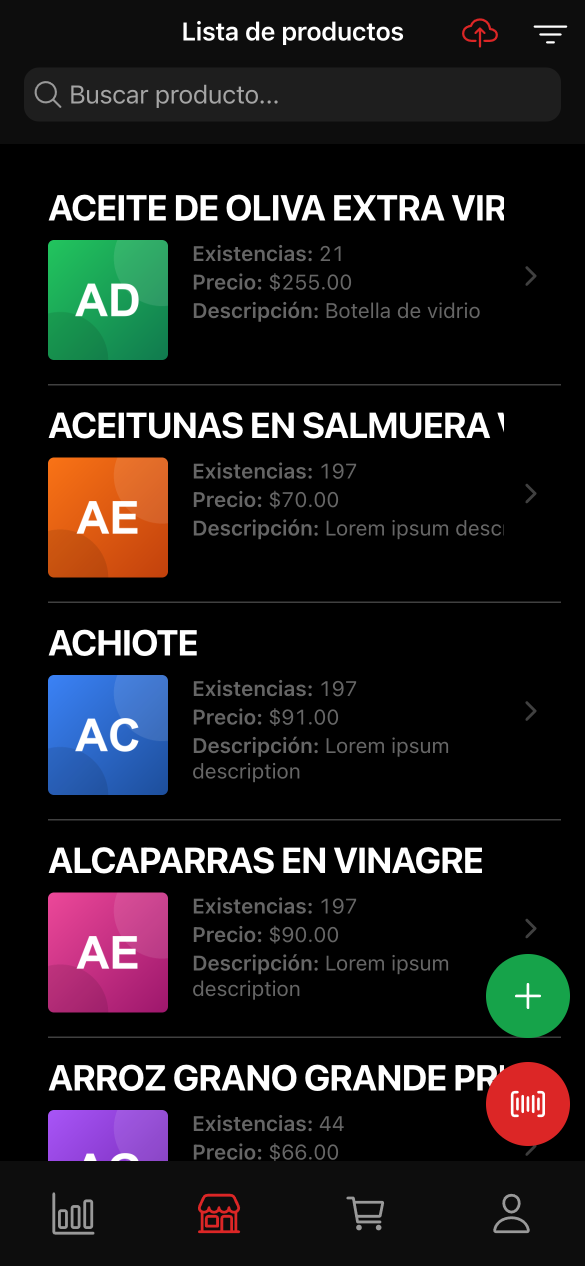
#> input picture promo/screenshots/01-productos.png, 1170 x 2532 px, found by its file name (shown at 1/2 size); its folder holds 4 pictures in this run
$ python promo.py
#> lines starting #> are read from the running program, lines starting #| are printed output that depends on the picture; after the words box and inside, x2 and y2 are one past the last pixel; in counts of white or black regions, pixels touching at a corner belong together
"""Genera material promocional (Play Store + GitHub) a partir de capturas reales."""
import math
import os

from PIL import Image, ImageDraw, ImageFilter, ImageFont

HERE = os.path.dirname(os.path.abspath(__file__))
SHOTS = os.path.join(HERE, "shots")
ICON = "/Users/feliperamirez/Documents/projects/POS/POS_APP/assets/icon.png"
OUT = os.environ.get("PROMO_OUT", os.path.join(HERE, "promo"))

FONT_TTC = "/System/Library/Fonts/Avenir Next.ttc"
BOLD, DEMI, MEDIUM, REGULAR = 0, 2, 5, 7


def font(size, face=BOLD):
    return ImageFont.truetype(FONT_TTC, size, index=face)


# Paleta tomada del ícono de la app (toldo coral + fachada slate)
CORAL = (233, 78, 60)
CORAL_HI = (246, 124, 96)
SLATE = (63, 92, 116)
INK = (9, 13, 22)
INK_2 = (22, 30, 48)
WHITE = (255, 255, 255)
MUTED = (163, 178, 199)


# --------------------------------------------------------------------------- utilidades


def rounded_mask(size, radius, supersample=4):
    w, h = size
    m = Image.new("L", (w * supersample, h * supersample), 0)
    ImageDraw.Draw(m).rounded_rectangle(
        [0, 0, w * supersample - 1, h * supersample - 1], radius=radius * supersample, fill=255
    )
    return m.resize((w, h), Image.LANCZOS)


def shadow(layer, blur=40, spread=0, color=(0, 0, 0, 170), offset=(0, 24)):
    """Sombra suave derivada del canal alfa de `layer`."""
    a = layer.split()[-1]
    if spread:
        a = a.filter(ImageFilter.MaxFilter(spread * 2 + 1))
    s = Image.new("RGBA", layer.size, color)
    s.putalpha(a)
    pad = blur * 3
    canvas = Image.new("RGBA", (layer.width + pad * 2, layer.height + pad * 2), (0, 0, 0, 0))
    canvas.paste(s, (pad + offset[0], pad + offset[1]), s)
    return canvas.filter(ImageFilter.GaussianBlur(blur)), pad


def linear_gradient(size, top, bottom, angle=90):
    """Degradado lineal; angle 90 = vertical, 0 = horizontal."""
    w, h = size
    base = Image.new("RGB", (w, h))
    px = base.load()
    rad = math.radians(angle)
    dx, dy = math.cos(rad), math.sin(rad)
    denom = abs(dx) * w + abs(dy) * h or 1
    for y in range(h):
        for x in range(w):
            t = (x * dx + y * dy) / denom
            t = min(1.0, max(0.0, t if (dx >= 0 and dy >= 0) else t + 1))
            px[x, y] = tuple(round(top[i] + (bottom[i] - top[i]) * t) for i in range(3))
    return base


def glow(canvas, center, radius, color, alpha=90):
    """Mancha de luz radial sobre el fondo."""
    layer = Image.new("RGBA", canvas.size, (0, 0, 0, 0))
    d = ImageDraw.Draw(layer)
    d.ellipse(
        [center[0] - radius, center[1] - radius, center[0] + radius, center[1] + radius],
        fill=color + (alpha,),
    )
    layer = layer.filter(ImageFilter.GaussianBlur(radius * 0.55))
    canvas.alpha_composite(layer)


def background(size, tilt=False):
    bg = linear_gradient(size, (13, 18, 30), (7, 10, 18), angle=90).convert("RGBA")
    w, h = size
    glow(bg, (w * 0.18, h * 0.08), int(min(w, h) * 0.55), CORAL, 60)
    glow(bg, (w * 0.92, h * 0.85), int(min(w, h) * 0.6), SLATE, 80)
    glow(bg, (w * 0.75, h * 0.05), int(min(w, h) * 0.3), (130, 49, 211), 45)
    return bg


# [15 lines left out: functions text, _tracked, not called in this run]


# --------------------------------------------------------------------------- mockup


def device(shot_path, width, radius_ratio=0.085, bezel_ratio=0.028):
    """Envuelve una captura en un marco de teléfono con bisel y notch."""
    shot = Image.open(shot_path).convert("RGB")
    bezel = max(2, round(width * bezel_ratio))
    inner_w = width - bezel * 2
    inner_h = round(inner_w * shot.height / shot.width)
    shot = shot.resize((inner_w, inner_h), Image.LANCZOS)

    height = inner_h + bezel * 2
    radius = round(width * radius_ratio)

    frame = Image.new("RGBA", (width, height), (0, 0, 0, 0))
    body = Image.new("RGBA", (width, height), (16, 18, 26, 255))
    body.putalpha(rounded_mask((width, height), radius))
    frame.alpha_composite(body)

    screen = Image.new("RGBA", (inner_w, inner_h))
    screen.paste(shot)
    screen.putalpha(rounded_mask((inner_w, inner_h), max(1, radius - bezel)))
    frame.alpha_composite(screen, (bezel, bezel))

    # borde superior brillante que da sensación de vidrio
    edge = Image.new("RGBA", (width, height), (0, 0, 0, 0))
    ed = ImageDraw.Draw(edge)
    ed.rounded_rectangle([0, 0, width - 1, height - 1], radius=radius, outline=(255, 255, 255, 46), width=max(2, bezel // 3))
    frame.alpha_composite(edge)

    return frame


def place(canvas, layer, xy, blur=46, offset=(0, 26), alpha=185):
    sh, pad = shadow(layer, blur=blur, color=(0, 0, 0, alpha), offset=offset)
    canvas.alpha_composite(sh, (xy[0] - pad, xy[1] - pad))
    canvas.alpha_composite(layer, xy)


def wrap(draw, s, f, max_w):
    words, lines, cur = s.split(), [], ""
    for w in words:
        probe = (cur + " " + w).strip()
        if draw.textlength(probe, font=f) <= max_w or not cur:
            cur = probe
        else:
            lines.append(cur)
            cur = w
    if cur:
        lines.append(cur)
    return lines


# [9 lines left out: function badge, not called in this run]


def app_icon(size):
    ic = Image.open(ICON).convert("RGBA")
    return ic.resize((size, size), Image.LANCZOS)


# --------------------------------------------------------------------------- piezas

SCREENS = [
    ("01-productos", "Tu inventario,\nsiempre a la mano", "Busca, filtra y controla existencias en segundos"),
    ("02-agregar-al-carrito", "Vende con\nun solo gesto", "Desliza el producto y ya está en el carrito"),
    ("03-carrito", "Cobra rápido,\nsin errores", "Totales automáticos y control de stock en vivo"),
    ("04-historial", "Todas tus ventas\nen un historial", "Consulta cada orden con su total y su fecha"),
    ("06-detalle-venta", "El detalle de\ncada venta", "Productos, cantidades y subtotales al instante"),
    ("05-perfil", "Tu negocio,\na tu manera", "Tema claro u oscuro y tres idiomas disponibles"),
]


def play_screenshot(idx, key, headline, sub):
    W, H = 1080, 1920
    bg = background((W, H))
    d = ImageDraw.Draw(bg)

    f_head = font(72, BOLD)
    f_sub = font(36, MEDIUM)

    y = 112
    for line in headline.split("\n"):
        d.text((W // 2, y), line, font=f_head, fill=WHITE, anchor="ma")
        y += 88
    y += 16
    for line in wrap(d, sub, f_sub, W - 220):
        d.text((W // 2, y), line, font=f_sub, fill=MUTED, anchor="ma")
        y += 50

    # el teléfono entra completo: así la barra de pestañas queda visible
    top = y + 66
    phone = device(os.path.join(SHOTS, f"{key}.png"), 690)
    top = min(top, H - 56 - phone.height)
    place(bg, phone, ((W - phone.width) // 2, top), blur=60, offset=(0, 34), alpha=200)

    # línea de acento inferior
    d.rectangle([0, H - 10, W, H], fill=CORAL)
    out = os.path.join(OUT, "playstore", f"screenshot-{idx:02d}-{key.split('-', 1)[1]}.png")
    bg.convert("RGB").save(out, optimize=True)
    print("  ", os.path.relpath(out, OUT))


# [107 lines left out: functions feature_graphic, github_banner, github_hero, store_icon, not called in this run]


if __name__ == "__main__":
    for sub in ("playstore", "github", "screenshots"):
        os.makedirs(os.path.join(OUT, sub), exist_ok=True)

    print("Play Store:")
    for i, (key, head, sub) in enumerate(SCREENS, start=1):
        play_screenshot(i, key, head, sub)
#> in linear_gradient, `base = Image.new("RGB", (w, h))`: base: PIL image 1080x1920 RGB; every value is 0
#> in glow, `layer = Image.new("RGBA", canvas.size, (0, 0, 0, 0))`: layer: PIL image 1080x1920 RGBA; every value is 0
#> call 3 of glow, with center = (810, 96), radius = 324, color = (130, 49, 211), alpha = 45
#> in glow (call 3), `layer = layer.filter(ImageFilter.GaussianBlur(radius * 0.55))`:
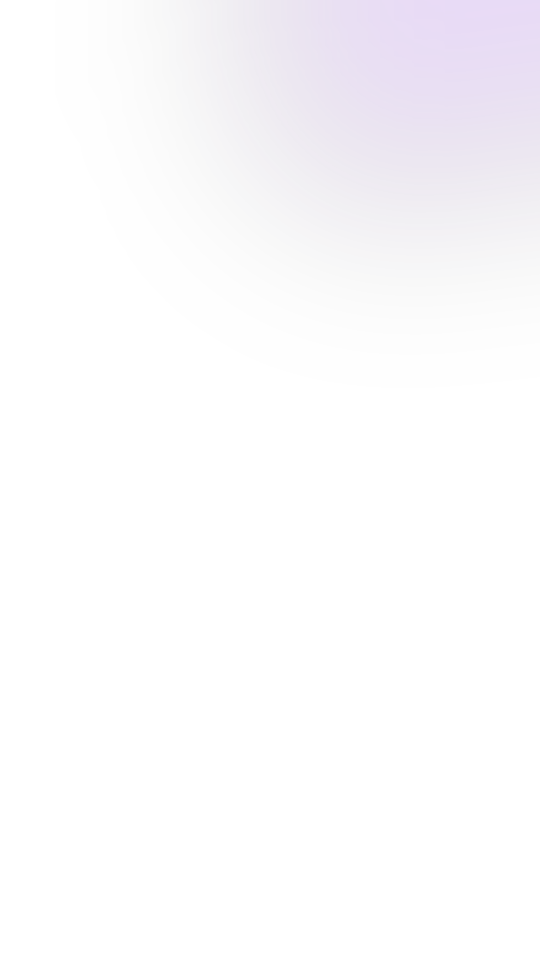
#> layer: PIL image 1080x1920 RGBA (shown at 1/2 size); mean R, G, B, A 13.2, 5, 21.5, 4.6; transparent parts drawn white
#> in glow (call 3), `canvas.alpha_composite(layer)`:
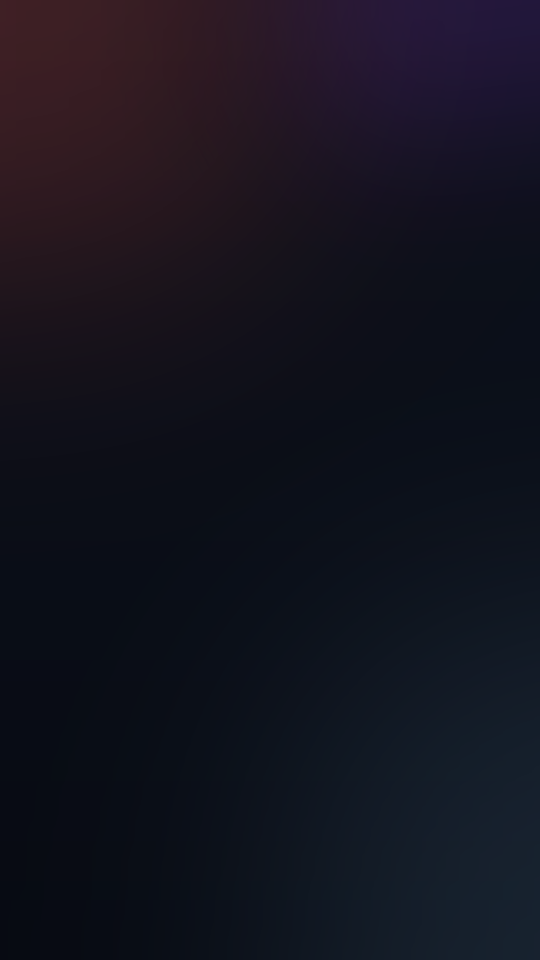
#> canvas: PIL image 1080x1920 RGBA (shown at 1/2 size); mean R, G, B, A 20.3, 19.4, 30.1, 255
#> after the loop in play_screenshot, `for line in headline.split("\n"):`: y = 288
#> in play_screenshot, `y += 16`: y = 304
#> in wrap, `words, lines, cur = s.split(), [], ""`: words = ['Busca,', 'filtra', 'y', 'controla', 'existencias', 'en', 'segundos']; cur = ''
#> the loop in play_screenshot, `for line in wrap(d, sub, f_sub, W - 220):` made 1 pass
#> y on pass 1: 354
#> after the loop in play_screenshot, `for line in wrap(d, sub, f_sub, W - 220):`: y = 354
#> in play_screenshot, `top = y + 66`: top = 420
#> in device, shot is the input picture: PIL image 1170x2532 RGB; mean R, G, B 28.2, 25.6, 26.7
#> in device, `frame = Image.new("RGBA", (width, height), (0, 0, 0, 0))`: frame: PIL image 690x1449 RGBA; every value is 0
#> in device, `body = Image.new("RGBA", (width, height), (16, 18, 26, 255))`:
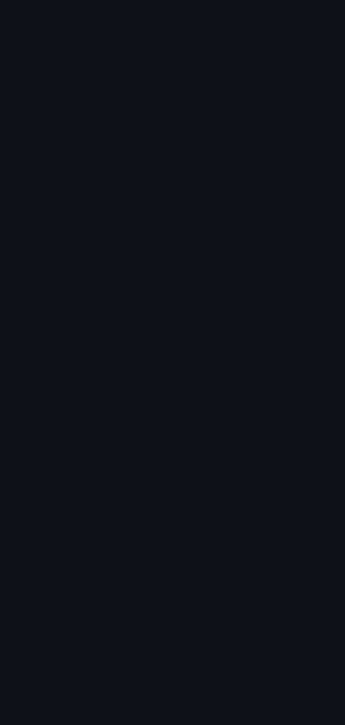
#> body: PIL image 690x1449 RGBA (shown at 1/2 size); mean R, G, B, A 16, 18, 26, 255
#> in rounded_mask, `m = Image.new("L", (w * supersample, h * supersample), 0)`: m: PIL image 2760x5796 L; every value is 0
#> in rounded_mask, `ImageDraw.Draw(m).rounded_rectangle( [0, 0, w * supersample - 1, h * s..`:
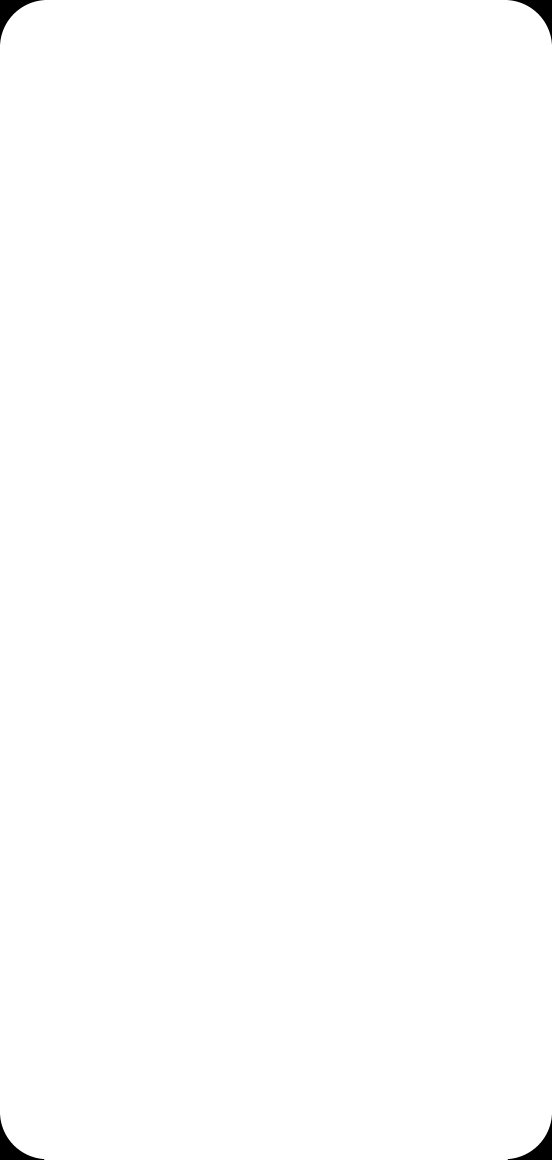
#> m: PIL image 2760x5796 L (shown at 1/5 size); 99.7% white; 4 black regions, box (x1, y1, x2, y2) and area: (0, 0, 221, 221) 12017, (2539, 0, 2760, 221) 12017, (0, 5575, 221, 5796) 12017, (2539, 5575, 2760, 5796) 12017
#> in device, `screen = Image.new("RGBA", (inner_w, inner_h))`: screen: PIL image 652x1411 RGBA; every value is 0
#> in rounded_mask (call 2), `m = Image.new("L", (w * supersample, h * supersample), 0)`: m: PIL image 2608x5644 L; every value is 0
#> in rounded_mask (call 2), `ImageDraw.Draw(m).rounded_rectangle( [0, 0, w * supersample - 1, h * s..`: m: PIL image 2608x5644 L; 99.8% white; 4 black regions, box (x1, y1, x2, y2) and area: (0, 0, 148, 148) 5541, (2460, 0, 2608, 148) 5541, (0, 5496, 148, 5644) 5541, (2460, 5496, 2608, 5644) 5541
#> in device, `frame.alpha_composite(edge)`:
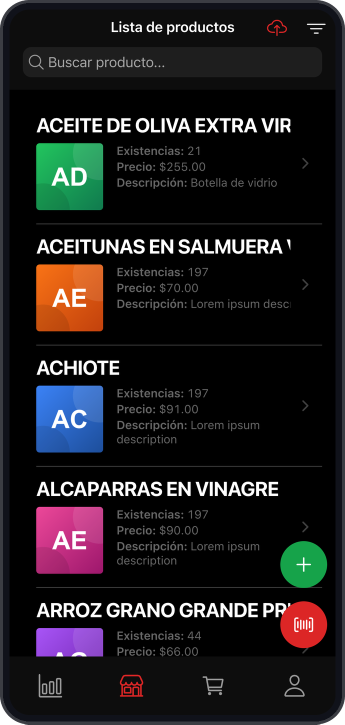
#> frame: PIL image 690x1449 RGBA (shown at 1/2 size); mean R, G, B, A 28.3, 26.1, 27.7, 254.2; transparent parts drawn white
#> in play_screenshot, `top = min(top, H - 56 - phone.height)`: top = 415
#> in shadow, `canvas = Image.new("RGBA", (layer.width + pad * 2, layer.height + pad ..`: canvas: PIL image 1050x1809 RGBA; every value is 0
#> in place, `sh, pad = shadow(layer, blur=blur, color=(0, 0, 0, alpha), offset=offs..`:
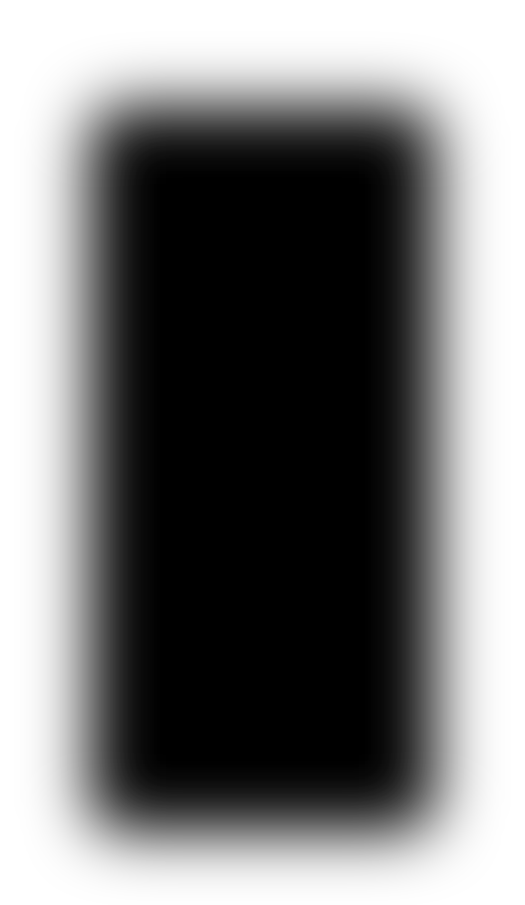
#> sh: PIL image 1050x1809 RGBA (shown at 1/2 size); mean R, G, B, A 0, 0, 0, 133.8; transparent parts drawn white
#> in place, `sh, pad = shadow(layer, blur=blur, color=(0, 0, 0, alpha), offset=offs..`: pad = 180
#> in play_screenshot, `bg.convert("RGB").save(out, optimize=True)`:
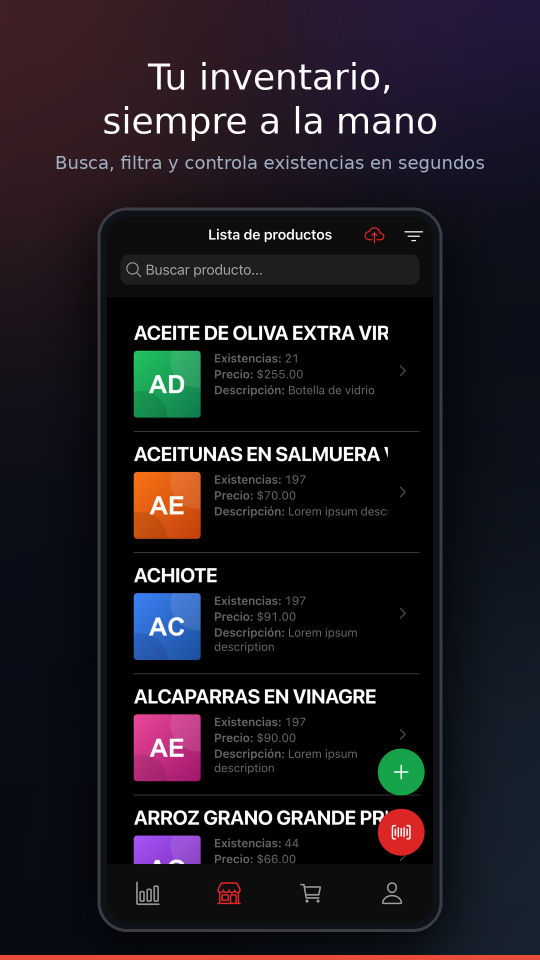
#> saved as screenshot-01-productos.png: PIL image 1080x1920 RGB (shown at 1/2 size); mean R, G, B 29.2, 25, 31.3
#> pass 2 of the loop `for i, (key, head, sub) in enumerate(SCREENS, start=1):`:
#> after the loop in play_screenshot (call 2), `for line in headline.split("\n"):`: y = 288
#> in play_screenshot (call 2), `y += 16`: y = 304
#> the loop in play_screenshot (call 2), `for line in wrap(d, sub, f_sub, W - 220):` made 1 pass
#> after the loop in play_screenshot (call 2), `for line in wrap(d, sub, f_sub, W - 220):`: y = 354
#> in play_screenshot (call 2), `top = y + 66`: top = 420
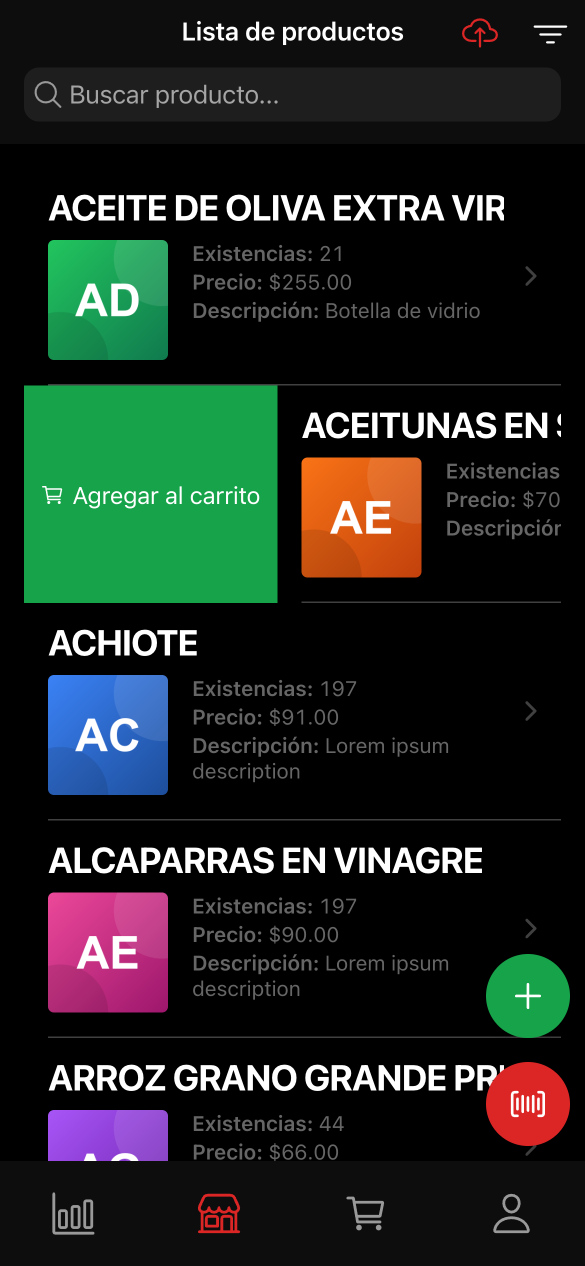
#> input picture promo/screenshots/02-agregar-al-carrito.png, 1170 x 2532 px, found by its file name (shown at 1/2 size)
#> in device, shot is the input picture: PIL image 1170x2532 RGB; mean R, G, B 29.1, 36.9, 31.4
#> shot: PIL image 652x1411 RGB
#> in device (call 2), `frame.alpha_composite(edge)`:
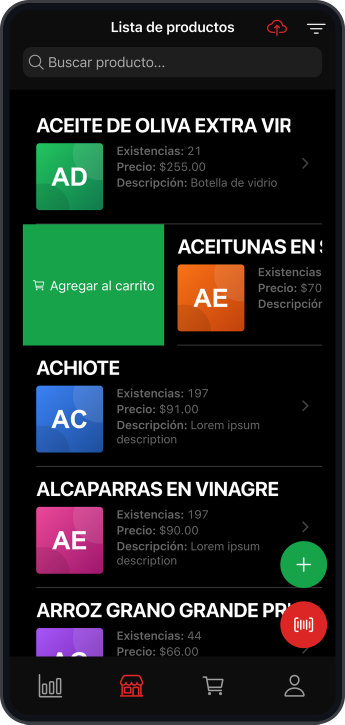
#> frame: PIL image 690x1449 RGBA (shown at 1/2 size); mean R, G, B, A 29.2, 36.4, 32, 254.2; transparent parts drawn white
#> in play_screenshot (call 2), `top = min(top, H - 56 - phone.height)`: top = 415
#> in play_screenshot (call 2), `bg.convert("RGB").save(out, optimize=True)`:
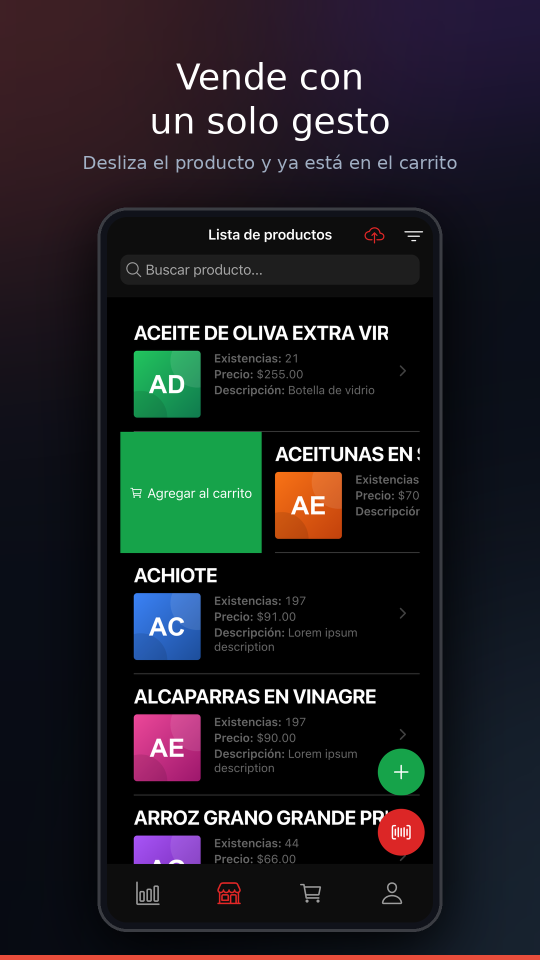
#> saved as screenshot-02-agregar-al-carrito.png: PIL image 1080x1920 RGB (shown at 1/2 size); mean R, G, B 29.2, 29.6, 33
#> (the run stopped early here; a loop or call above may not have finished)
